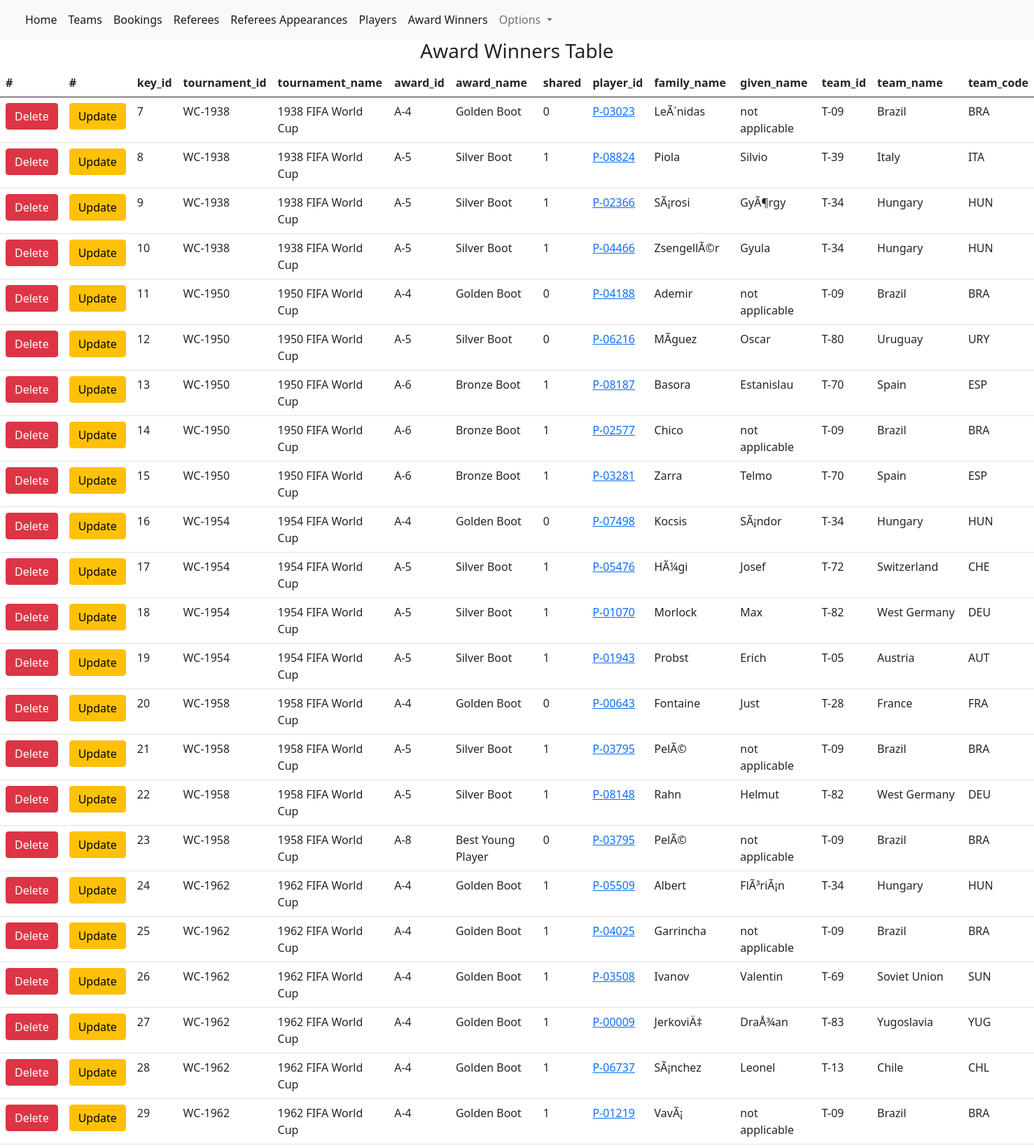
The page /awardwinners (upper part) on the database its author committed.
### tables this page shows
CREATE TABLE award_winners (key_id INTEGER NOT NULL PRIMARY KEY UNIQUE, tournament_id TEXT NOT NULL, tournament_name TEXT NOT NULL, award_id TEXT NOT NULL, award_name TEXT NOT NULL, shared TEXT NOT NULL, player_id TEXT NOT NULL, family_name TEXT NOT NULL, given_name TEXT NOT NULL, team_id TEXT NOT NULL, team_name TEXT NOT NULL, team_code TEXT NOT NULL);

### views.py (the view)
def awardwinners_page():
    db = current_app.config["db"]
    if request.method == "GET":
        awardwinners = db.get_awardwinners()
        awardwinners.sort(key=lambda x: x[1].key_id)
        return render_template("awardWinners.html", awardwinners=sorted(awardwinners))
    elif request.method== "POST":
        a = request.form.get("delete","")
        print(int(a))
        db.delete_awardwinner(int(a))
        return redirect(url_for("awardwinners_page"))

### database.py (called while the page is built)
    def get_awardwinners(self):
        awardwinners = []
        with dbapi2.connect(self.database_File) as connection:
            cursor = connection.cursor()
            query = "SELECT * FROM AWARD_WINNERS ORDER BY KEY_ID"
            cursor.execute(query)
            for refereesap_key, a,b,c,d,e,f,g,h,i,k,l in cursor:
                awardwinners.append((refereesap_key, AwardWinners(refereesap_key,a, b, c, d, e, f, g, h, i, k, l)))
        return awardwinners

### templates/awardWinners.html (shortened to what this page needs)
{% extends "layout.html" %}
{% block content %}
    <h3 style="text-align: center;">Award Winners Table</h3>
    {% if awardwinners %}
      <table class="table is-striped is-fullwidth">
        <thead>
          <tr>
            <th scope="col">#</th>
            <th scope="col">#</th>
            <th scope="col">key_id</th>
            <th scope="col">tournament_id</th>
            <th scope="col">tournament_name</th>
            <th scope="col">award_id</th>
            <th scope="col">award_name</th>
            <th scope="col">shared</th>
            <th scope="col">player_id</th>
            <th scope="col">family_name</th>
            <th scope="col">given_name</th>
            <th scope="col">team_id</th>
            <th scope="col">team_name</th>
            <th scope="col">team_code</th>
          </tr>
          <tbody>
            {% for awardwinners_key, awardwinner in awardwinners %}
            <tr>
              <td>
                <form id="{{ awardwinner.key_id }}" action="/awardwinners" method="post" name ="awardwinner" >
                  <button class="btn btn-danger" type="submit" value={{ awardwinner.key_id }} name="delete" >Delete</button>
                  </form>
              </td>
              <td>
                <form id="{{ awardwinner.key_id }}" action="/update-awardwinner" method="get" name ="awardwinner" >
                  <button class="btn btn-warning" type="submit" value={{ awardwinner.key_id }} name="awardwinner" >Update</button>
                  </form>
              </td>
              <td>{{ awardwinner.key_id }}</td>
              <td>{{ awardwinner.tournament_id }}</td>
              <td>{{ awardwinner.tournament_name }}</td>
              <td>{{ awardwinner.award_id }}</td>
              <td>{{ awardwinner.award_name }}</td>
              <td>{{ awardwinner.shared }}</td>
              <td><a href="{{ url_for('player_page', player_key=awardwinner.key_id) }}">{{ awardwinner.player_id }}</a></td>
              <td>{{ awardwinner.family_name }}</td>
              <td>{{ awardwinner.given_name }}</td>
              <td>{{ awardwinner.team_id }}</td>
              <td>{{ awardwinner.team_name }}</td>
              <td>{{ awardwinner.team_code }}</td>
            </tr>
          {% endfor %}
          </tbody>
      </table>
    {% endif %}
{% endblock %}

### rows shown on the page
award_winners: key_id "7", tournament_id "WC-1938", tournament_name "1938 FIFA World Cup", award_id "A-4", award_name "Golden Boot", shared "0", player_id "P-03023", family_name "LeÃ´nidas", given_name "not applicable", team_id "T-09", team_name "Brazil", team_code "BRA"
award_winners: key_id "8", tournament_id "WC-1938", tournament_name "1938 FIFA World Cup", award_id "A-5", award_name "Silver Boot", shared "1", player_id "P-08824", family_name "Piola", given_name "Silvio", team_id "T-39", team_name "Italy", team_code "ITA"
award_winners: key_id "9", tournament_id "WC-1938", tournament_name "1938 FIFA World Cup", award_id "A-5", award_name "Silver Boot", shared "1", player_id "P-02366", family_name "SÃ¡rosi", given_name "GyÃ¶rgy", team_id "T-34", team_name "Hungary", team_code "HUN"
award_winners: key_id "10", tournament_id "WC-1938", tournament_name "1938 FIFA World Cup", award_id "A-5", award_name "Silver Boot", shared "1", player_id "P-04466", family_name "ZsengellÃ©r", given_name "Gyula", team_id "T-34", team_name "Hungary", team_code "HUN"
award_winners: key_id "11", tournament_id "WC-1950", tournament_name "1950 FIFA World Cup", award_id "A-4", award_name "Golden Boot", shared "0", player_id "P-04188", family_name "Ademir", given_name "not applicable", team_id "T-09", team_name "Brazil", team_code "BRA"
award_winners: key_id "12", tournament_id "WC-1950", tournament_name "1950 FIFA World Cup", award_id "A-5", award_name "Silver Boot", shared "0", player_id "P-06216", family_name "MÃ­guez", given_name "Oscar", team_id "T-80", team_name "Uruguay", team_code "URY"
award_winners: key_id "13", tournament_id "WC-1950", tournament_name "1950 FIFA World Cup", award_id "A-6", award_name "Bronze Boot", shared "1", player_id "P-08187", family_name "Basora", given_name "Estanislau", team_id "T-70", team_name "Spain", team_code "ESP"
award_winners: key_id "14", tournament_id "WC-1950", tournament_name "1950 FIFA World Cup", award_id "A-6", award_name "Bronze Boot", shared "1", player_id "P-02577", family_name "Chico", given_name "not applicable", team_id "T-09", team_name "Brazil", team_code "BRA"
award_winners: key_id "15", tournament_id "WC-1950", tournament_name "1950 FIFA World Cup", award_id "A-6", award_name "Bronze Boot", shared "1", player_id "P-03281", family_name "Zarra", given_name "Telmo", team_id "T-70", team_name "Spain", team_code "ESP"
award_winners: key_id "16", tournament_id "WC-1954", tournament_name "1954 FIFA World Cup", award_id "A-4", award_name "Golden Boot", shared "0", player_id "P-07498", family_name "Kocsis", given_name "SÃ¡ndor", team_id "T-34", team_name "Hungary", team_code "HUN"
award_winners: key_id "17", tournament_id "WC-1954", tournament_name "1954 FIFA World Cup", award_id "A-5", award_name "Silver Boot", shared "1", player_id "P-05476", family_name "HÃ¼gi", given_name "Josef", team_id "T-72", team_name "Switzerland", team_code "CHE"
award_winners: key_id "18", tournament_id "WC-1954", tournament_name "1954 FIFA World Cup", award_id "A-5", award_name "Silver Boot", shared "1", player_id "P-01070", family_name "Morlock", given_name "Max", team_id "T-82", team_name "West Germany", team_code "DEU"
award_winners: key_id "19", tournament_id "WC-1954", tournament_name "1954 FIFA World Cup", award_id "A-5", award_name "Silver Boot", shared "1", player_id "P-01943", family_name "Probst", given_name "Erich", team_id "T-05", team_name "Austria", team_code "AUT"
award_winners: key_id "20", tournament_id "WC-1958", tournament_name "1958 FIFA World Cup", award_id "A-4", award_name "Golden Boot", shared "0", player_id "P-00643", family_name "Fontaine", given_name "Just", team_id "T-28", team_name "France", team_code "FRA"
award_winners: key_id "21", tournament_id "WC-1958", tournament_name "1958 FIFA World Cup", award_id "A-5", award_name "Silver Boot", shared "1", player_id "P-03795", family_name "PelÃ©", given_name "not applicable", team_id "T-09", team_name "Brazil", team_code "BRA"
award_winners: key_id "22", tournament_id "WC-1958", tournament_name "1958 FIFA World Cup", award_id "A-5", award_name "Silver Boot", shared "1", player_id "P-08148", family_name "Rahn", given_name "Helmut", team_id "T-82", team_name "West Germany", team_code "DEU"
award_winners: key_id "23", tournament_id "WC-1958", tournament_name "1958 FIFA World Cup", award_id "A-8", award_name "Best Young Player", shared "0", player_id "P-03795", family_name "PelÃ©", given_name "not applicable", team_id "T-09", team_name "Brazil", team_code "BRA"
award_winners: key_id "24", tournament_id "WC-1962", tournament_name "1962 FIFA World Cup", award_id "A-4", award_name "Golden Boot", shared "1", player_id "P-05509", family_name "Albert", given_name "FlÃ³riÃ¡n", team_id "T-34", team_name "Hungary", team_code "HUN"
award_winners: key_id "25", tournament_id "WC-1962", tournament_name "1962 FIFA World Cup", award_id "A-4", award_name "Golden Boot", shared "1", player_id "P-04025", family_name "Garrincha", given_name "not applicable", team_id "T-09", team_name "Brazil", team_code "BRA"
award_winners: key_id "26", tournament_id "WC-1962", tournament_name "1962 FIFA World Cup", award_id "A-4", award_name "Golden Boot", shared "1", player_id "P-03508", family_name "Ivanov", given_name "Valentin", team_id "T-69", team_name "Soviet Union", team_code "SUN"
award_winners: key_id "27", tournament_id "WC-1962", tournament_name "1962 FIFA World Cup", award_id "A-4", award_name "Golden Boot", shared "1", player_id "P-00009", family_name "JerkoviÄ‡", given_name "DraÅ¾an", team_id "T-83", team_name "Yugoslavia", team_code "YUG"
award_winners: key_id "28", tournament_id "WC-1962", tournament_name "1962 FIFA World Cup", award_id "A-4", award_name "Golden Boot", shared "1", player_id "P-06737", family_name "SÃ¡nchez", given_name "Leonel", team_id "T-13", team_name "Chile", team_code "CHL"
award_winners: key_id "29", tournament_id "WC-1962", tournament_name "1962 FIFA World Cup", award_id "A-4", award_name "Golden Boot", shared "1", player_id "P-01219", family_name "VavÃ¡", given_name "not applicable", team_id "T-09", team_name "Brazil", team_code "BRA"
